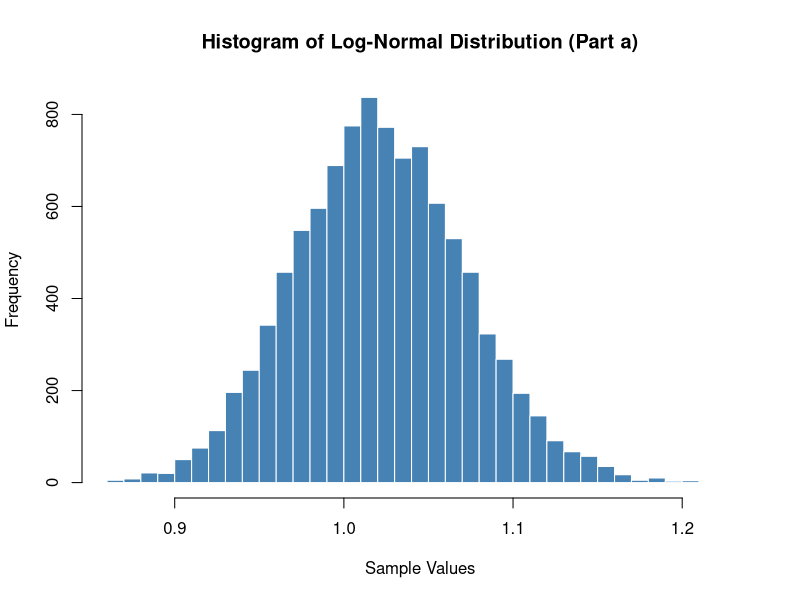
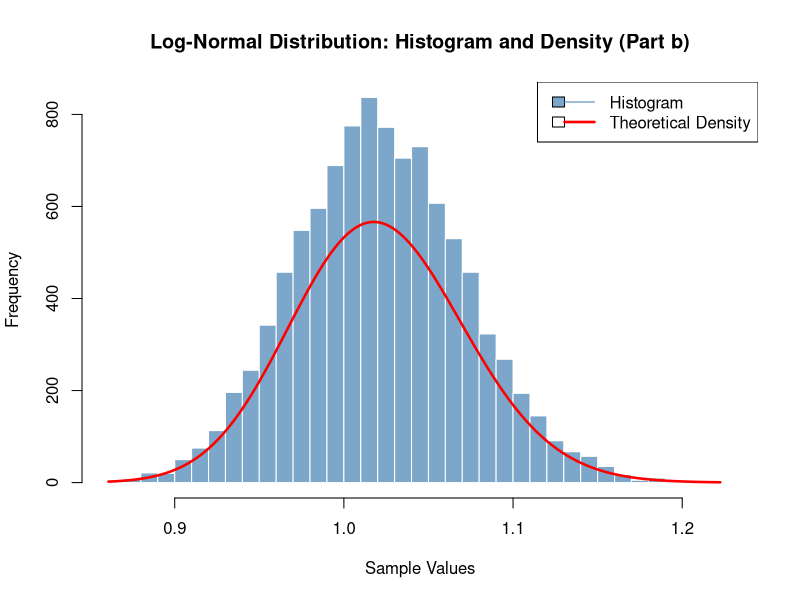
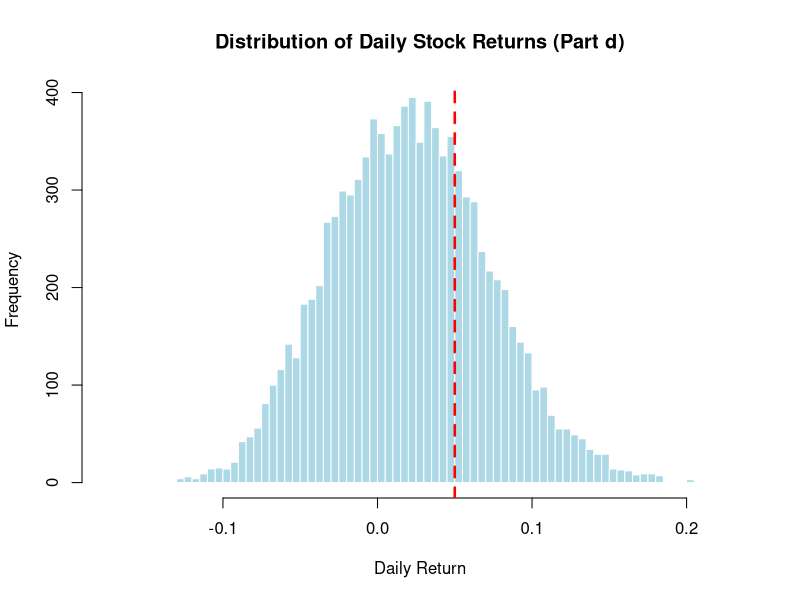
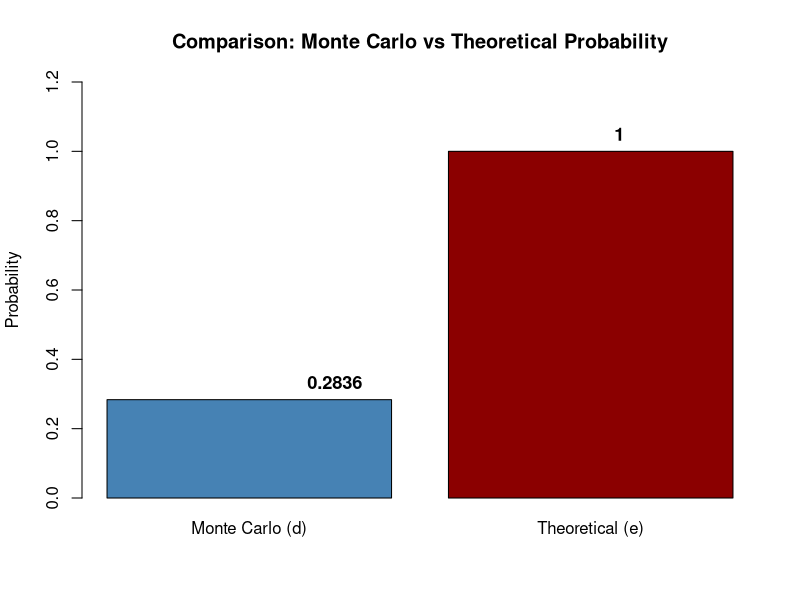

Here is the R script that generated these plots, in order:
# Monte Carlo Simulation for Log-Normal Distribution
# Question 2: Parts (a), (b), (d), (e)

# Set output directory
output_dir <- "/Users/huyuanzhesmacbookpro/Desktop/year2 sem2/DS1201/DSAI1201_Assignment_24107147d/Q2"

# Set random seed
set.seed(1234)

# Define parameters
mu <- 0.02
sigma <- 0.05
n_samples <- 10000

# PART (a): Monte Carlo Simulation
normal_samples <- rnorm(n_samples, mean = mu, sd = sigma)
lognormal_samples <- exp(normal_samples)

# Save part (a) histogram
png(file.path(output_dir, "part_a_histogram.png"), width = 800, height = 600)
hist(lognormal_samples, breaks = 50, 
     main = "Histogram of Log-Normal Distribution (Part a)",
     xlab = "Sample Values", ylab = "Frequency",
     col = "steelblue", border = "white")
dev.off()
cat("Part (a) saved\n")

# PART (b): Density Plot Combined with Histogram
png(file.path(output_dir, "part_b_histogram_density.png"), width = 900, height = 700)
hist(lognormal_samples, breaks = 50,
     main = "Log-Normal Distribution: Histogram and Density (Part b)",
     xlab = "Sample Values", ylab = "Frequency",
     col = rgb(70, 130, 180, alpha = 180, maxColorValue = 255),
     border = "white", freq = TRUE)

x_values <- seq(min(lognormal_samples), max(lognormal_samples), length.out = 1000)
density_values <- dlnorm(x_values, meanlog = mu, sdlog = sigma)
density_scaled <- density_values * n_samples * (max(lognormal_samples) - min(lognormal_samples)) / 50

lines(x_values, density_scaled, col = "red", lwd = 2.5)

legend("topright", legend = c("Histogram", "Theoretical Density"),
       col = c("steelblue", "red"), lwd = c(1, 2.5),
       fill = c(rgb(70, 130, 180, alpha = 180, maxColorValue = 255), NA))
dev.off()
cat("Part (b) saved\n")

# PART (d): Monte Carlo Simulation for Stock Price 
n_simulations <- 10000
daily_returns <- exp(rnorm(n_simulations, mean = mu, sd = sigma)) - 1

count_increase <- sum(daily_returns >= 0.05)
prob_monte_carlo <- count_increase / n_simulations

cat("\nPart (d) - Monte Carlo Results:\n")
cat("Estimated probability:", round(prob_monte_carlo, 6), "\n")

png(file.path(output_dir, "part_d_monte_carlo.png"), width = 900, height = 700)
hist(daily_returns, breaks = 100,
     main = "Distribution of Daily Stock Returns (Part d)",
     xlab = "Daily Return", ylab = "Frequency",
     col = "lightblue", border = "white")
abline(v = 0.05, col = "red", lwd = 2.5, lty = 2)
dev.off()
cat("Part (d) saved\n")

# PART (e): Using R Built-in Functions 
threshold_log <- log(0.05)
prob_theoretical <- 1 - pnorm(threshold_log, mean = mu, sd = sigma)

cat("\nPart (e) - Theoretical Results:\n")
cat("Theoretical probability:", round(prob_theoretical, 6), "\n")
cat("Monte Carlo estimate:", round(prob_monte_carlo, 6), "\n")
cat("Difference:", round(abs(prob_theoretical - prob_monte_carlo), 6), "\n")

png(file.path(output_dir, "part_e_comparison.png"), width = 1000, height = 600)
comparison_data <- c(prob_monte_carlo, prob_theoretical)
barplot(comparison_data, names.arg = c("Monte Carlo (d)", "Theoretical (e)"),
        main = "Comparison: Monte Carlo vs Theoretical Probability",
        ylab = "Probability", col = c("steelblue", "darkred"),
        ylim = c(0, max(comparison_data) * 1.2))
text(1:2, comparison_data + 0.002, round(comparison_data, 6), pos = 3, cex = 1.1, font = 2)
dev.off()
cat("Part (e) saved\n")

cat("\nAll results saved to:", output_dir, "\n")
